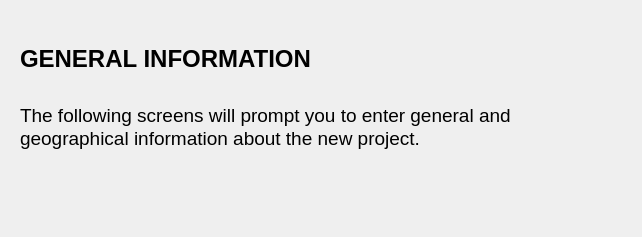
     <widget class="QWidget" name="titlePage">
      <layout class="QVBoxLayout" name="verticalLayout_13">
       <item>
        <widget class="QWidget" name="widget_4" native="true">
         <property name="sizePolicy">
          <sizepolicy hsizetype="MinimumExpanding" vsizetype="MinimumExpanding">
           <horstretch>0</horstretch>
           <verstretch>0</verstretch>
          </sizepolicy>
         </property>
         <property name="minimumSize">
          <size>
           <width>620</width>
           <height>175</height>
          </size>
         </property>
         <layout class="QVBoxLayout" name="verticalLayout_4">
          <item>
           <widget class="QLabel" name="label_12">
            <property name="sizePolicy">
             <sizepolicy hsizetype="Preferred" vsizetype="Fixed">
              <horstretch>0</horstretch>
              <verstretch>0</verstretch>
             </sizepolicy>
            </property>
            <property name="text">
             <string>&lt;!DOCTYPE HTML PUBLIC &quot;-//W3C//DTD HTML 4.0//EN&quot; &quot;http://www.w3.org/TR/REC-html40/strict.dtd&quot;&gt;
&lt;html&gt;&lt;head&gt;&lt;meta name=&quot;qrichtext&quot; content=&quot;1&quot; /&gt;&lt;style type=&quot;text/css&quot;&gt;
p, li { white-space: pre-wrap; }
&lt;/style&gt;&lt;/head&gt;&lt;body style=&quot; font-family:'Sans'; font-size:10pt; font-weight:400; font-style:normal;&quot;&gt;
&lt;p style=&quot; margin-top:0px; margin-bottom:0px; margin-left:0px; margin-right:0px; -qt-block-indent:0; text-indent:0px;&quot;&gt;&lt;span style=&quot; font-size:18pt; font-weight:600;&quot;&gt;GENERAL INFORMATION&lt;/span&gt;&lt;/p&gt;&lt;/body&gt;&lt;/html&gt;</string>
            </property>
           </widget>
          </item>
          <item>
           <widget class="QLabel" name="label_35">
            <property name="sizePolicy">
             <sizepolicy hsizetype="Preferred" vsizetype="Fixed">
              <horstretch>0</horstretch>
              <verstretch>0</verstretch>
             </sizepolicy>
            </property>
            <property name="text">
             <string>&lt;!DOCTYPE HTML PUBLIC &quot;-//W3C//DTD HTML 4.0//EN&quot; &quot;http://www.w3.org/TR/REC-html40/strict.dtd&quot;&gt;
&lt;html&gt;&lt;head&gt;&lt;meta name=&quot;qrichtext&quot; content=&quot;1&quot; /&gt;&lt;style type=&quot;text/css&quot;&gt;
p, li { white-space: pre-wrap; }
&lt;/style&gt;&lt;/head&gt;&lt;body style=&quot; font-family:'Sans'; font-size:10pt; font-weight:400; font-style:normal;&quot;&gt;
&lt;p align=&quot;justify&quot; style=&quot; margin-top:0px; margin-bottom:0px; margin-left:0px; margin-right:0px; -qt-block-indent:0; text-indent:0px;&quot;&gt;&lt;span style=&quot; font-size:14pt;&quot;&gt;The following screens will prompt you to enter general and&lt;/span&gt;&lt;/p&gt;
&lt;p align=&quot;justify&quot; style=&quot; margin-top:0px; margin-bottom:0px; margin-left:0px; margin-right:0px; -qt-block-indent:0; text-indent:0px;&quot;&gt;&lt;span style=&quot; font-size:14pt;&quot;&gt;geographical information about the new project.&lt;/span&gt;&lt;/p&gt;&lt;/body&gt;&lt;/html&gt;</string>
            </property>
           </widget>
          </item>
         </layout>
        </widget>
       </item>
       <item>
        <spacer name="verticalSpacer">
         <property name="orientation">
          <enum>Qt::Vertical</enum>
         </property>
         <property name="sizeType">
          <enum>QSizePolicy::MinimumExpanding</enum>
         </property>
         <property name="sizeHint" stdset="0">
          <size>
           <width>20</width>
           <height>40</height>
          </size>
         </property>
        </spacer>
       </item>
      </layout>
     </widget>
